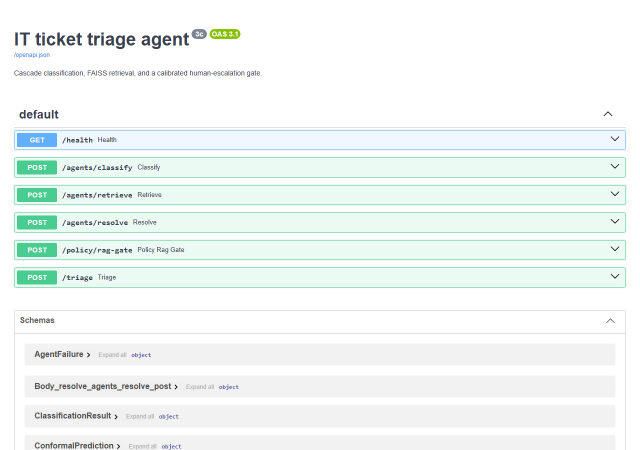
#> input picture reports/black_book/fig/s_api_docs.png, 1280 x 900 px (shown at 1/2 size)
$ python -i capture_black_book_screenshots.py   (imports and definitions only)
#> lines starting #> are read from the running program, lines starting #| are printed output that depends on the picture
"""Screenshots of the HTTP service and the Streamlit demo for the project report.

Needs Playwright (`pip install playwright` then `playwright install chromium`),
which is deliberately NOT in requirements.txt: it is only used to take these
pictures. Start both apps from the project root first:

    uvicorn src.service.api:app --port 8000
    streamlit run src/app/streamlit_app.py --server.headless true --server.port 8501

then run:

    python scripts/capture_black_book_screenshots.py

Writes PNGs to reports/black_book/fig/. The /triage call uses the API default
generate_resolution=false, so it spends no Gemini quota. The Streamlit demo
drafts a resolution for a ticket that clears the retrieval gate, so the
"proceed" screenshot spends ONE Gemini call; the escalated ticket spends none.
"""

from __future__ import annotations

import json
import os
import sys
import urllib.request

from playwright.sync_api import sync_playwright

PROJECT_ROOT = os.path.abspath(
    os.path.join(os.path.dirname(os.path.abspath(__file__)), ".."))
OUT = os.path.join(PROJECT_ROOT, "reports", "black_book", "fig")
API = "http://localhost:8000"
DEMO = "http://localhost:8501"

# The demo's own quick-fill examples (src/app/streamlit_app.py DEMO_EXAMPLES).
PROCEED_LABEL = os.environ.get("BB_PROCEED_EXAMPLE", "VPN issue")
ESCALATE_LABEL = "Unrelated (weather)"
TRIAGE_BODY = {
    "title": "Cannot connect to company VPN",
    "description": ("Since this morning I keep getting a timeout error when I try to "
                    "connect to the corporate VPN from home. The client says "
                    "'connection failed' after about 30 seconds. Restarting the client "
                    "and my router did not help."),
}


# [65 lines left out: functions triage_json, shot_docs, shot_triage, shot_demo, not called in this run]


def autocrop_bottom(path, margin=30):
    """Trim the blank space a tall viewport leaves under the last element."""
#> called with path = '../reports/black_book/fig/s_api_docs.png', margin = 30
    from PIL import Image, ImageChops
    im = Image.open(path).convert("RGB")
#> im is the input picture: PIL image 1280x900 RGB; mean R, G, B 241.4, 247.3, 245.7
    # Judge only the main column: Streamlit's sidebar runs the full height.
    main = im.crop((im.width // 4, 0, im.width, im.height))
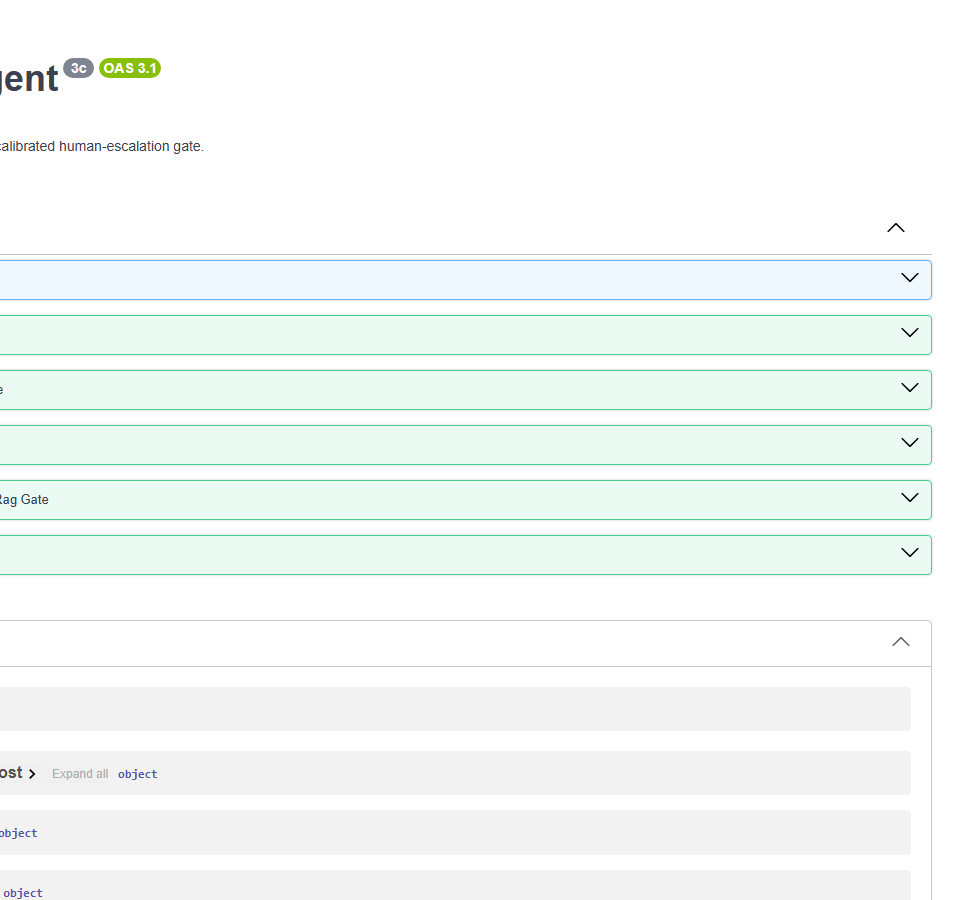
#> main: PIL image 960x900 RGB; mean R, G, B 244.7, 249.5, 248
    bg = Image.new("RGB", main.size, main.getpixel((main.width // 2, main.height - 1)))
#> bg: PIL image 960x900 RGB; every value is 242
    box = ImageChops.difference(main, bg).getbbox()
#> box = (0, 0, 960, 900)
    if box:
        im.crop((0, 0, im.width, min(im.height, box[3] + margin))).save(path)


# [13 lines left out: function main, not called in this run]


# [2 lines not run here, left out]

>>> result = autocrop_bottom('../reports/black_book/fig/s_api_docs.png')

$ run again, on reports/black_book/fig/f_benchmark_recall.png
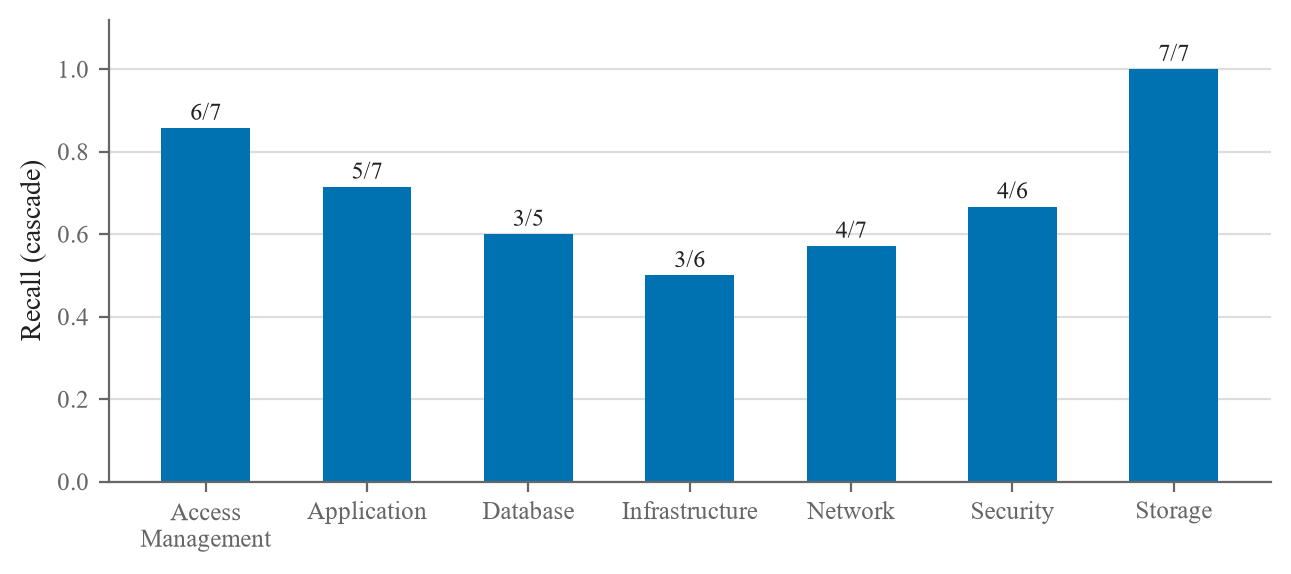
#> input picture reports/black_book/fig/f_benchmark_recall.png, 1291 x 574 px
#> in autocrop_bottom, `main = im.crop((im.width // 4, 0, im.width, im.height))`:
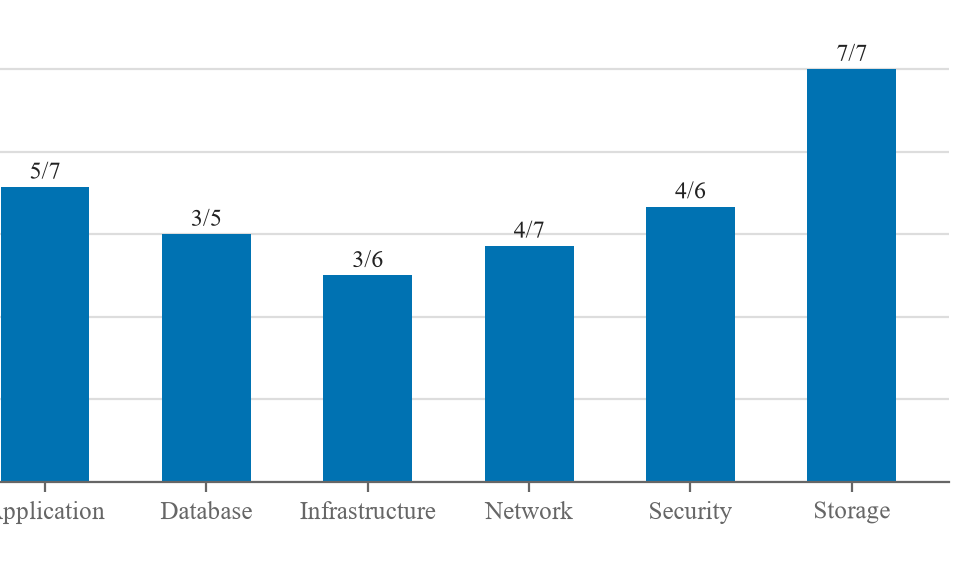
#> main: PIL image 969x574 RGB; mean R, G, B 185, 215.4, 232.4
#> bg: PIL image 969x574 RGB; every value is 255
#> box = (0, 43, 951, 525)
#> in autocrop_bottom, `im.crop((0, 0, im.width, min(im.height, box[3] + margin))).save(path)`:
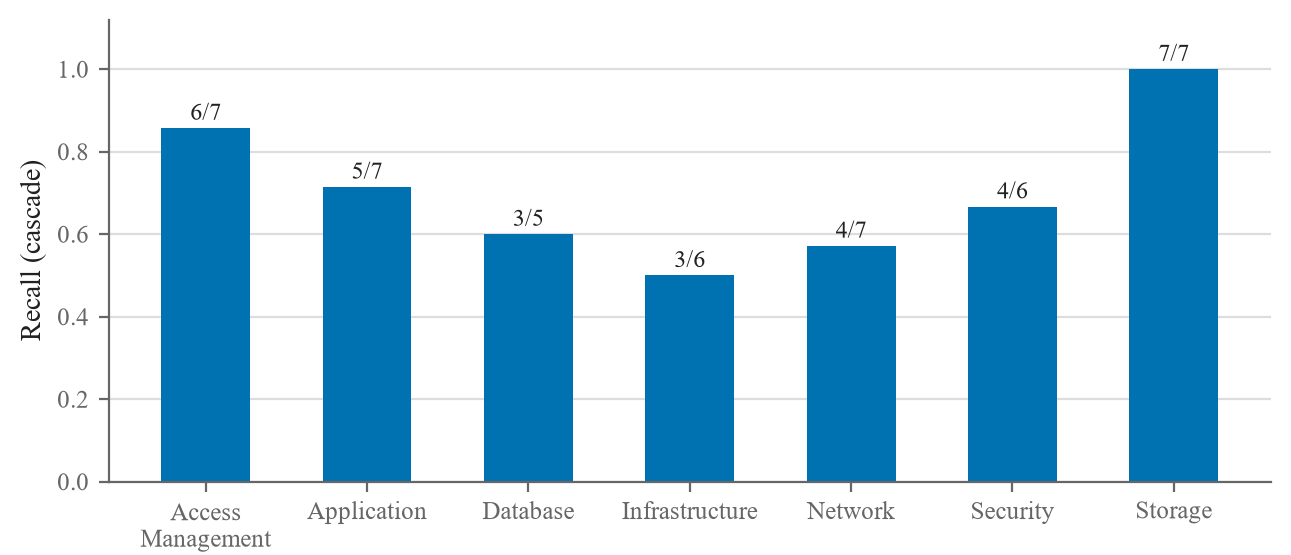
#> saved as f_benchmark_recall.png: PIL image 1291x555 RGB; mean R, G, B 188.3, 216.9, 232.9

$ run again, on reports/black_book/fig/f_cascade_flow.png
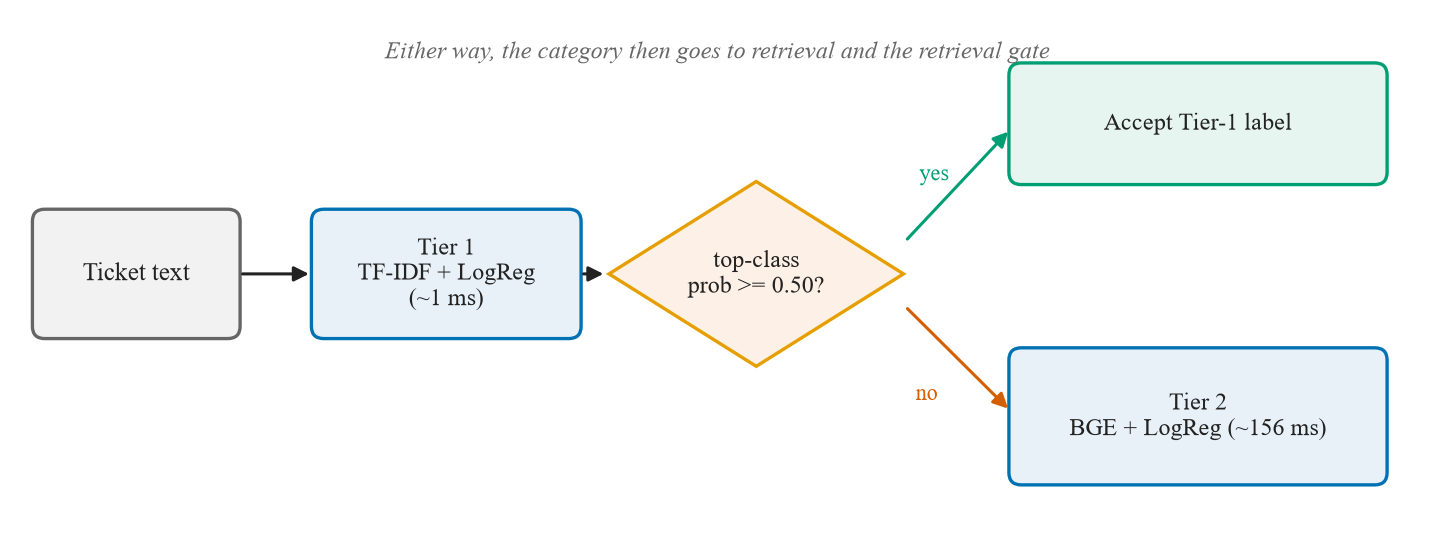
#> input picture reports/black_book/fig/f_cascade_flow.png, 1435 x 548 px
#> in autocrop_bottom, `main = im.crop((im.width // 4, 0, im.width, im.height))`:
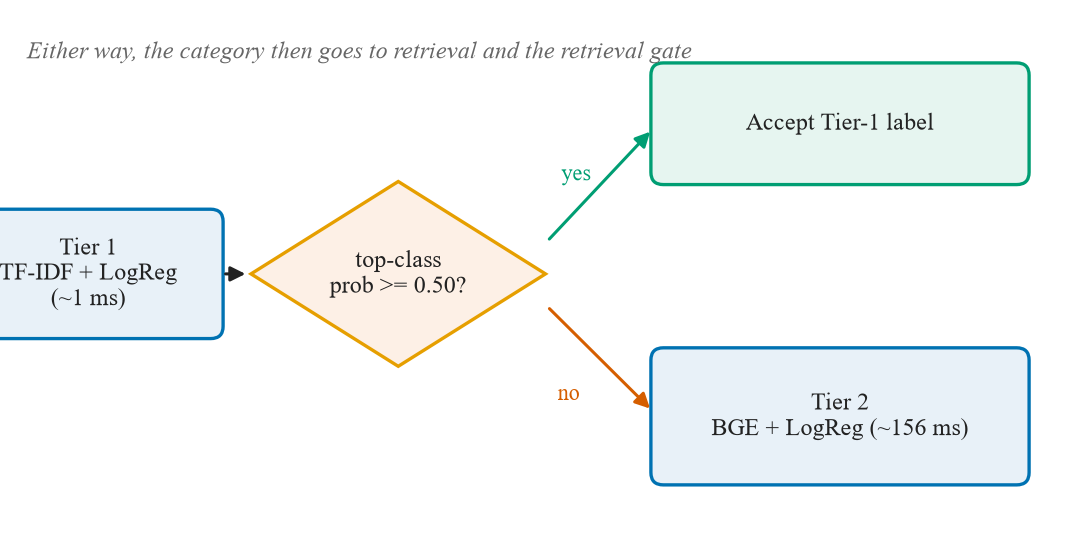
#> main: PIL image 1077x548 RGB; mean R, G, B 243.8, 247.2, 246.9
#> bg: PIL image 1077x548 RGB; every value is 255
#> box = (0, 41, 1031, 487)
#> in autocrop_bottom, `im.crop((0, 0, im.width, min(im.height, box[3] + margin))).save(path)`:
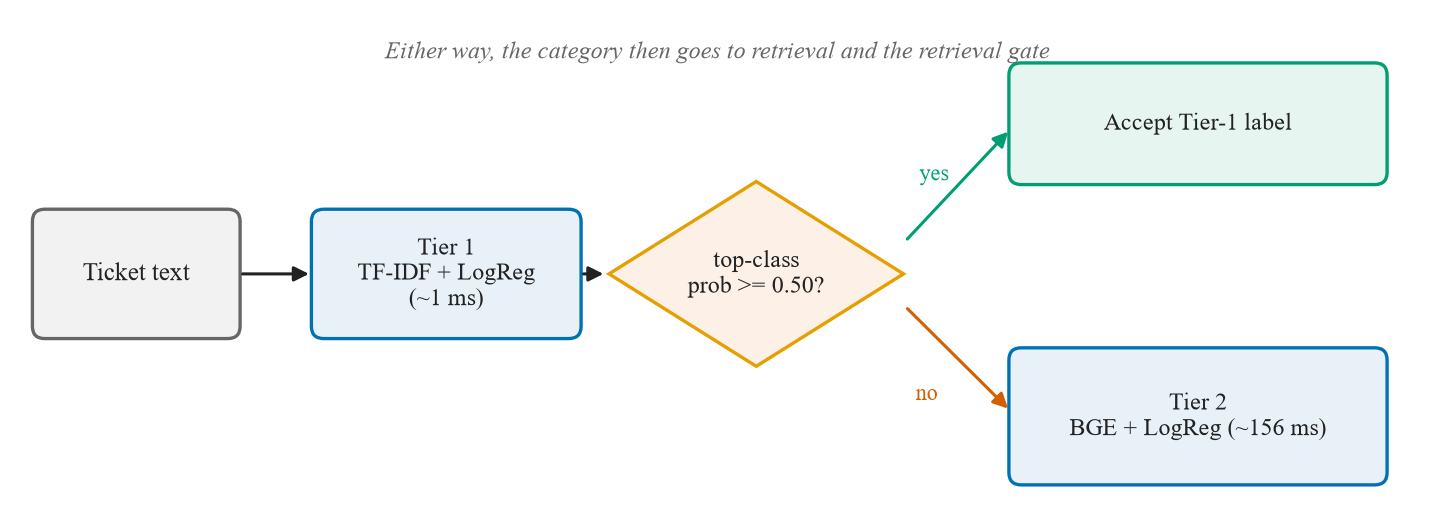
#> saved as f_cascade_flow.png: PIL image 1435x517 RGB; mean R, G, B 244.6, 247.4, 247.3

$ run again, on reports/black_book/fig/f_cicd.png
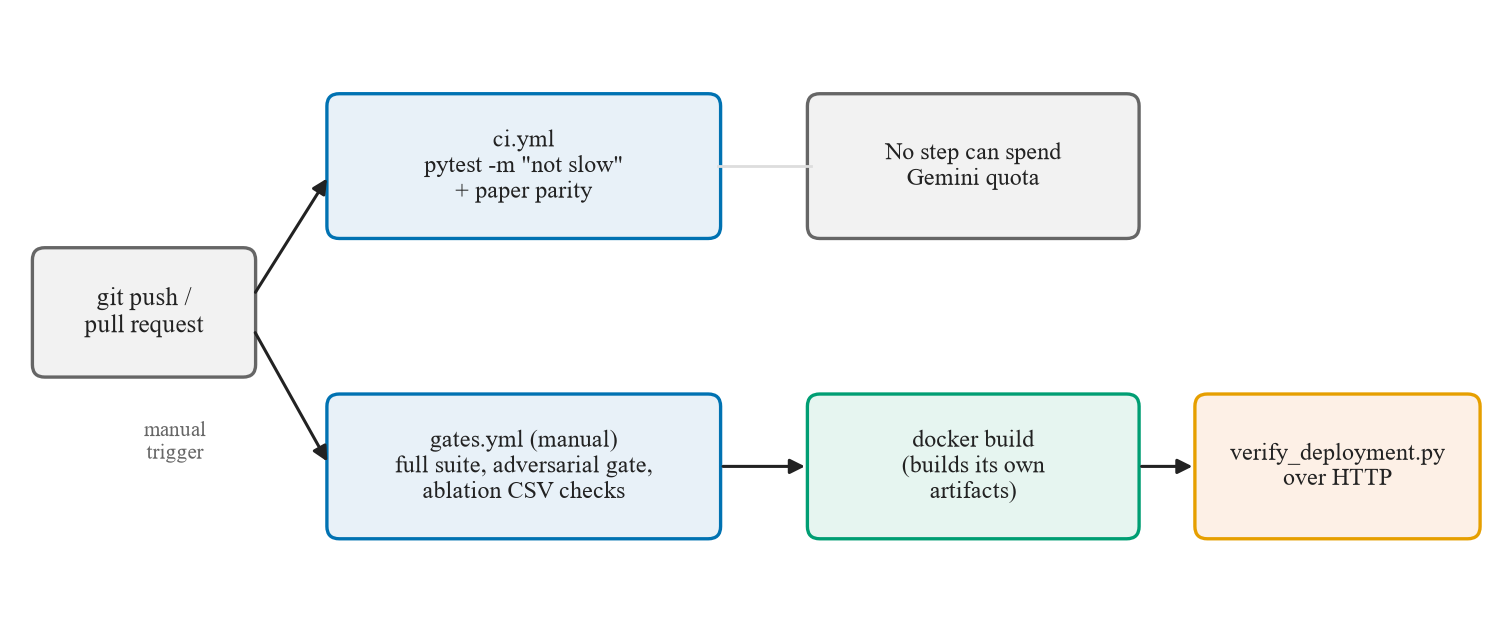
#> input picture reports/black_book/fig/f_cicd.png, 1512 x 625 px
#> in autocrop_bottom, `main = im.crop((im.width // 4, 0, im.width, im.height))`:
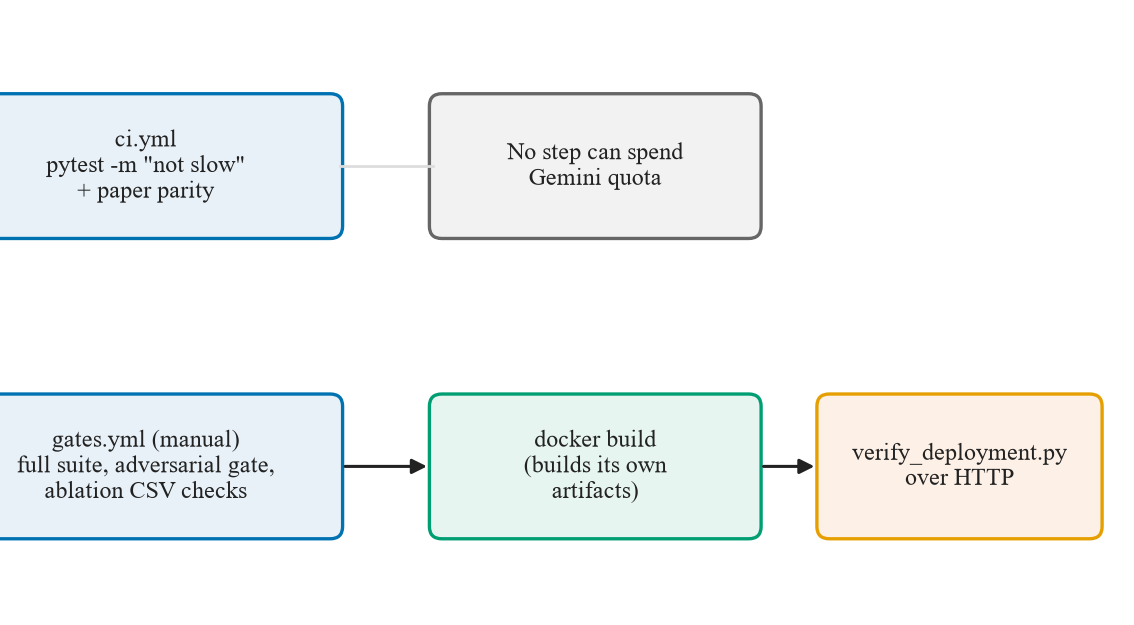
#> main: PIL image 1134x625 RGB; mean R, G, B 242.8, 245.5, 245.3
#> bg: PIL image 1134x625 RGB; every value is 255
#> box = (0, 92, 1104, 541)
#> in autocrop_bottom, `im.crop((0, 0, im.width, min(im.height, box[3] + margin))).save(path)`:
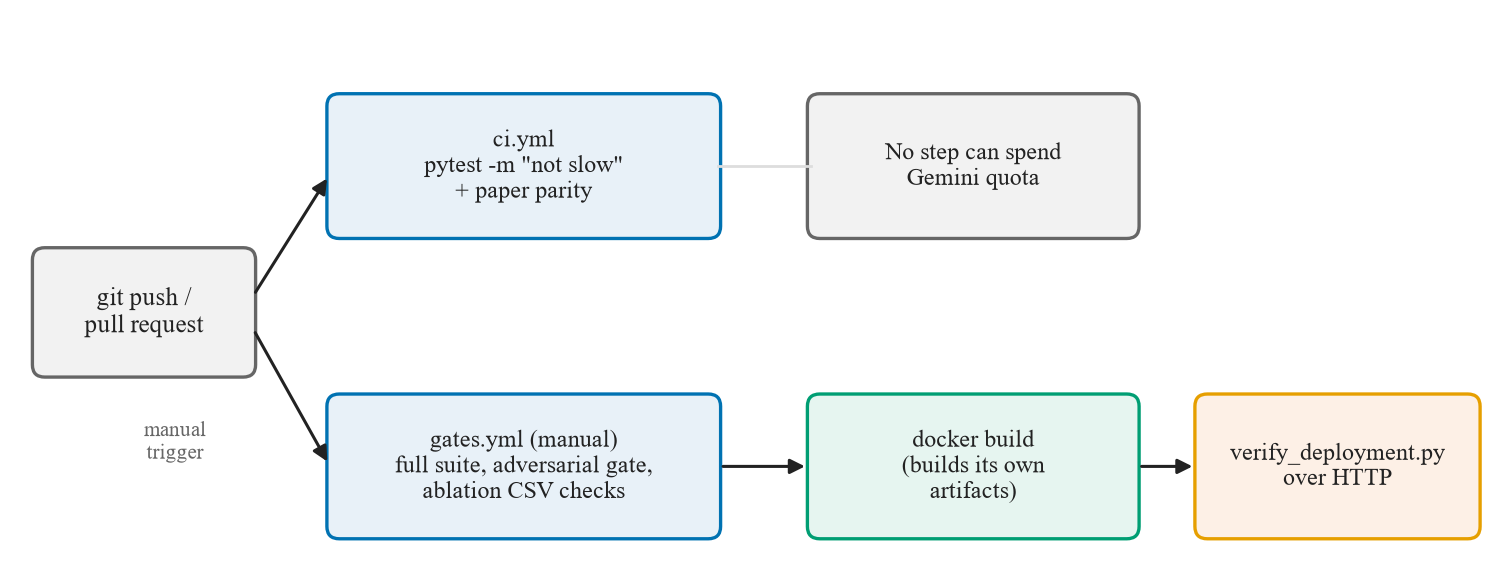
#> saved as f_cicd.png: PIL image 1512x571 RGB; mean R, G, B 242.8, 245.3, 245.3
